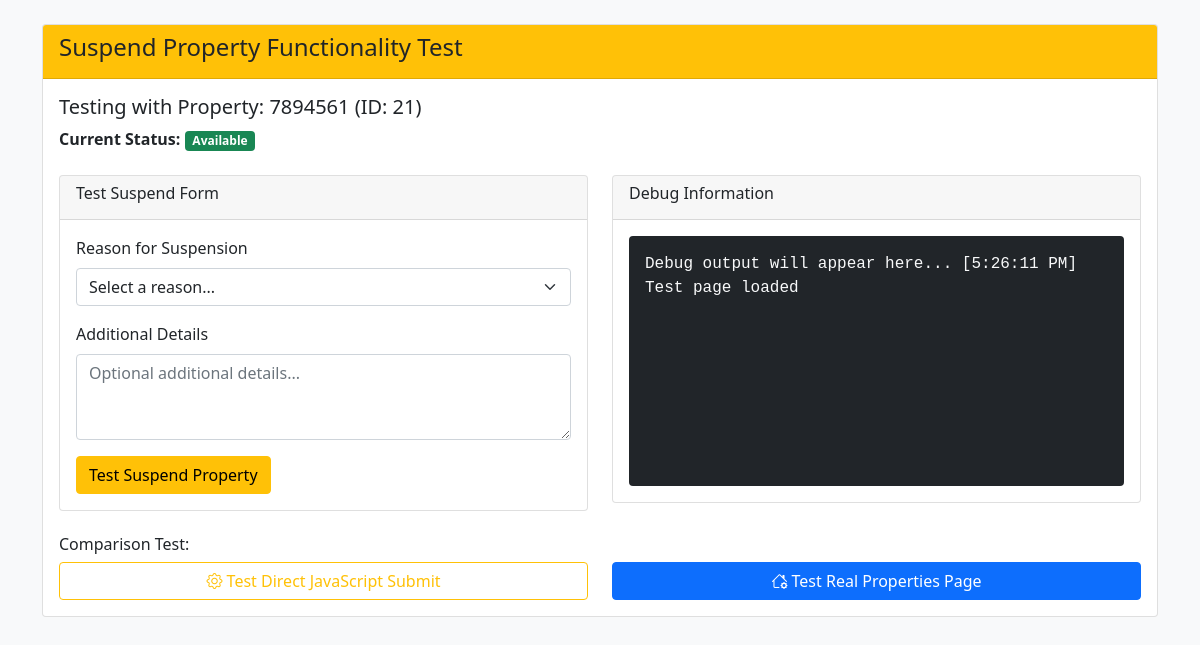
Screenshot of /test_suspend_property.php with the database file from the repository.
### tables this page shows
CREATE TABLE `properties` (
  `id` int NOT NULL,
  `landlord_id` int NOT NULL,
  `title` varchar(255) NOT NULL,
  `description` text,
  `address` text NOT NULL,
  `city` varchar(100) NOT NULL,
  `state` varchar(100) NOT NULL,
  `zip_code` varchar(20) NOT NULL,
  `property_type` enum('apartment','house','condo','room','commercial') NOT NULL,
  `bedrooms` int NOT NULL,
  `bathrooms` decimal(3,1) NOT NULL,
  `square_feet` int DEFAULT NULL,
  `rent_amount` decimal(10,2) NOT NULL,
  `deposit_amount` decimal(10,2) NOT NULL,
  `availability_date` date DEFAULT NULL,
  `status` enum('available','suspended') NOT NULL DEFAULT 'available',
  `created_at` timestamp NOT NULL DEFAULT CURRENT_TIMESTAMP,
  `updated_at` timestamp NOT NULL DEFAULT CURRENT_TIMESTAMP ON UPDATE CURRENT_TIMESTAMP
);

### test_suspend_property.php (the view, shortened to what this page needs)
<?php
$conn = getDbConnection();
$sampleProperty = $conn->query("SELECT * FROM properties WHERE status != 'suspended' LIMIT 1")->fetch_assoc();
?>
<!DOCTYPE html>
<html lang="en">
<head>
    <link href="https://cdn.jsdelivr.net/npm/bootstrap@5.1.3/dist/css/bootstrap.min.css" rel="stylesheet">
    <link href="https://cdn.jsdelivr.net/npm/bootstrap-icons@1.8.1/font/bootstrap-icons.css" rel="stylesheet">
</head>
<body class="bg-light">
    <div class="container mt-4">
        <div class="card">
            <div class="card-header bg-warning text-dark">
                <h4><i class="bi bi-ban"></i> Suspend Property Functionality Test</h4>
            </div>
            <div class="card-body">
                <?php if ($sampleProperty): ?>
                    <h5>Testing with Property: <?= htmlspecialchars($sampleProperty['title']) ?> (ID: <?= $sampleProperty['id'] ?>)</h5>
                    <p><strong>Current Status:</strong> <span class="badge bg-<?= $sampleProperty['status'] === 'available' ? 'success' : 'secondary' ?>"><?= ucfirst($sampleProperty['status']) ?></span></p>
                    <div class="row mt-4">
                        <div class="col-md-6">
                            <div class="card">
                                <div class="card-header">
                                    <h6>Test Suspend Form</h6>
                                </div>
                                <div class="card-body">
                                    <form method="POST" id="testSuspendForm">
                                        <div class="mb-3">
                                            <label class="form-label">Reason for Suspension</label>
                                            <select class="form-select" id="testReasonSelect" required>
                                                <option value="">Select a reason...</option>
                                            </select>
                                        </div>
                                        <div class="mb-3">
                                            <label class="form-label">Additional Details</label>
                                            <textarea class="form-control" id="testAdditionalDetails" rows="3"
                                                      placeholder="Optional additional details..."></textarea>
                                        </div>
                                        <button type="submit" class="btn btn-warning">
                                            <i class="bi bi-ban"></i> Test Suspend Property
                                        </button>
                                    </form>
                                </div>
                            </div>
                        </div>
                        <div class="col-md-6">
                            <div class="card">
                                <div class="card-header">
                                    <h6>Debug Information</h6>
                                </div>
                                <div class="card-body">
                                    <div id="debug-output" class="bg-dark text-light p-3 rounded" style="height: 250px; overflow-y: scroll; font-family: monospace;">
                                        Debug output will appear here...
                                    </div>
                                </div>
                            </div>
                        </div>
                    </div>
                    <div class="mt-4">
                        <h6>Comparison Test:</h6>
                        <div class="row">
                            <div class="col-md-6">
                                <button class="btn btn-outline-warning w-100" onclick="testDirectSuspend(<?= $sampleProperty['id'] ?>)">
                                    <i class="bi bi-gear"></i> Test Direct JavaScript Submit
                                </button>
                            </div>
                            <div class="col-md-6">
                                <a href="admin/properties.php" target="_blank" class="btn btn-primary w-100">
                                    <i class="bi bi-house-gear"></i> Test Real Properties Page
                                </a>
                            </div>
                        </div>
                    </div>
                <?php else: ?>
                    <div class="alert alert-warning">
                        <i class="bi bi-exclamation-triangle"></i> No unsuspended properties found for testing.
                    </div>
                <?php endif; ?>
            </div>
        </div>
    </div>
</body>
</html>

### rows the page displays
properties: title "7894561", id "21", status "Available"
